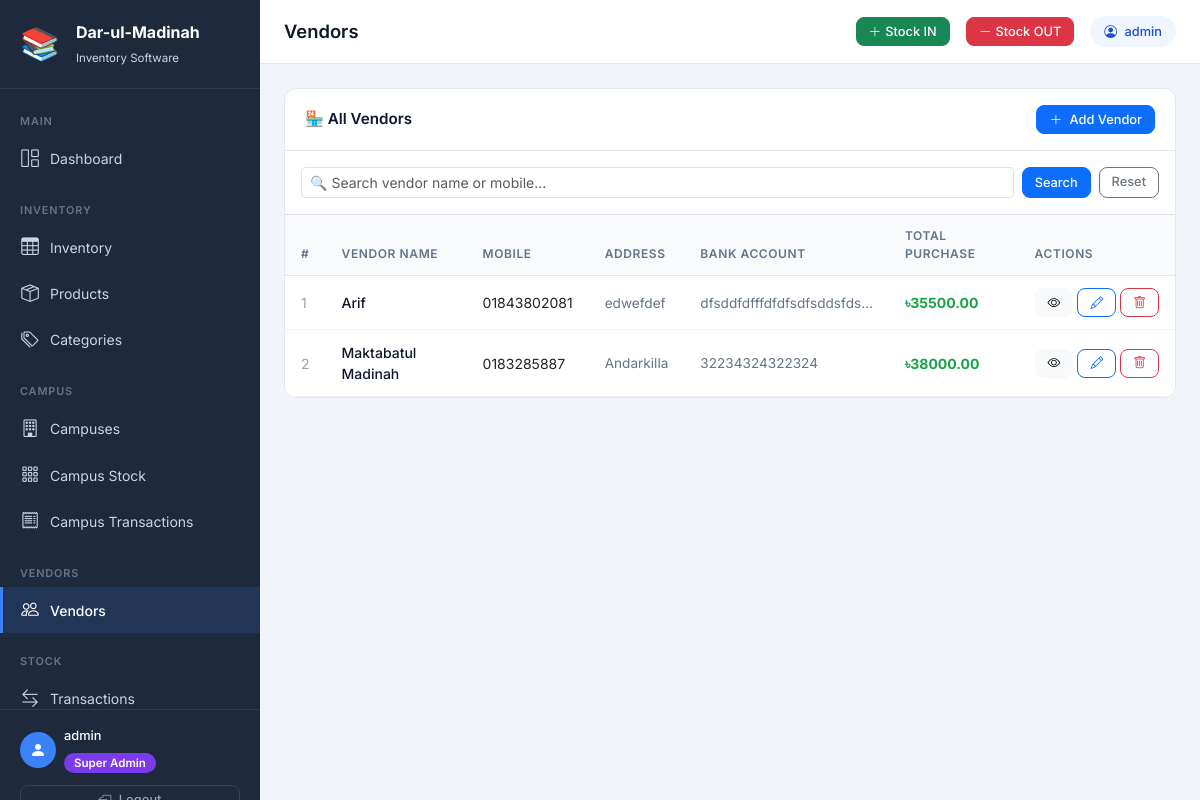
Page /vendors/ (signed in) on the committed database.
### inventory/models.py (models this page shows, shortened)
class Vendor(models.Model):
    name = models.CharField(max_length=200, verbose_name="Vendor Name")
    mobile = models.CharField(max_length=20, verbose_name="Mobile Number")
    address = models.TextField(blank=True, null=True, verbose_name="Address")
    bank_account = models.CharField(
        max_length=200, blank=True, null=True,
        verbose_name="Bank Account Details"
    )
    created_at = models.DateTimeField(auto_now_add=True)
    class Meta:
        verbose_name = "Vendor"
        verbose_name_plural = "Vendors"
        ordering = ['name']
    def total_purchase_amount(self):
        total = 0
        for log in self.stock_logs.filter(transaction_type='IN'):
            total += log.quantity * log.product.purchase_price
        return total

class StockLog(models.Model):
    STOCK_IN = 'IN'
    STOCK_OUT = 'OUT'
    TYPE_CHOICES = [
        (STOCK_IN, 'Stock IN (Purchase/Receive)'),
        (STOCK_OUT, 'Stock OUT (Sale/Issue)'),
    ]
    product = models.ForeignKey(
        Product, on_delete=models.CASCADE,
        related_name='stock_logs', verbose_name="Product"
    )
    transaction_type = models.CharField(
        max_length=3, choices=TYPE_CHOICES,
        verbose_name="Transaction Type"
    )
    quantity = models.PositiveIntegerField(verbose_name="Quantity")
    vendor = models.ForeignKey(
        Vendor, on_delete=models.SET_NULL,
        null=True, blank=True,
        related_name='stock_logs', verbose_name="Vendor"
    )
    note = models.TextField(blank=True, null=True, verbose_name="Note/Reason")
    voucher_number = models.CharField(
        max_length=50, unique=True, blank=True,
        verbose_name="Voucher Number"
    )
    created_by = models.ForeignKey(
        User, on_delete=models.SET_NULL,
        null=True, blank=True, verbose_name="Created By"
    )
    created_at = models.DateTimeField(
        default=timezone.now, verbose_name="Date & Time"
    )
    class Meta:
        verbose_name = "Stock Log"
        verbose_name_plural = "Stock Logs"
        ordering = ['-created_at']

class Product(models.Model):
    name = models.CharField(max_length=200, verbose_name="Product Name")
    category = models.ForeignKey(
        Category, on_delete=models.PROTECT,
        related_name='products', verbose_name="Category"
    )
    purchase_price = models.DecimalField(
        max_digits=10, decimal_places=2,
        verbose_name="Purchase Price (৳)"
    )
    selling_price = models.DecimalField(
        max_digits=10, decimal_places=2,
        verbose_name="Selling Price (৳)"
    )
    quantity = models.PositiveIntegerField(default=0, verbose_name="Current Stock")
    opening_stock = models.PositiveIntegerField(default=0, verbose_name="Opening Stock")
    low_stock_threshold = models.PositiveIntegerField(
        default=10, verbose_name="Low Stock Alert Threshold"
    )
    vendor = models.ForeignKey(
        'Vendor', on_delete=models.SET_NULL,
        null=True, blank=True,
        related_name='products', verbose_name="Vendor"
    )
    description = models.TextField(blank=True, null=True, verbose_name="Description")
    created_at = models.DateTimeField(auto_now_add=True)
    updated_at = models.DateTimeField(auto_now=True)
    class Meta:
        verbose_name = "Product"
        verbose_name_plural = "Products"
        ordering = ['name']

### inventory/views.py (the view)
# urls.py: path('vendors/', views.vendor_list, name='vendor_list'),
@login_required
def vendor_list(request):
    if not is_super_admin(request.user):
        messages.error(request, '❌ Access denied!')
        return redirect('dashboard')
    query = request.GET.get('q', '')
    vendors = Vendor.objects.all().order_by('name')
    if query:
        vendors = vendors.filter(
            Q(name__icontains=query) | Q(mobile__icontains=query)
        )
    paginator = Paginator(vendors, 10)
    page_obj = paginator.get_page(request.GET.get('page'))
    return render(request, 'inventory/vendor_list.html', {
        'page_obj': page_obj,
        'query': query,
        'page_title': 'Vendors',
    })

### inventory/views.py (called while the page is built)
def is_super_admin(user):
    return user.is_superuser or user.is_staff

### inventory/templates/inventory/vendor_list.html (shortened to what this page needs)
{% extends "inventory/base.html" %}
{% block content %}
<div class="table-card">
    <div class="table-card-header">
        <h5>🏪 All Vendors</h5>
        <a href="{% url 'vendor_create' %}" class="btn btn-primary btn-sm">
            <i class="bi bi-plus-lg me-1"></i> Add Vendor
        </a>
    </div>
    <div class="p-3 border-bottom">
        <form method="get" class="d-flex gap-2">
            <input type="text" name="q" value="{{ query }}"
                class="form-control form-control-sm"
                placeholder="🔍 Search vendor name or mobile...">
            <button type="submit" class="btn btn-primary btn-sm">Search</button>
            <a href="{% url 'vendor_list' %}" class="btn btn-outline-secondary btn-sm">Reset</a>
        </form>
    </div>
    <div style="overflow-x:auto;">
        <table class="table table-hover mb-0">
            <thead>
                <tr>
                    <th>#</th>
                    <th>Vendor Name</th>
                    <th>Mobile</th>
                    <th>Address</th>
                    <th>Bank Account</th>
                    <th>Total Purchase</th>
                    <th>Actions</th>
                </tr>
            </thead>
            <tbody>
                {% for vendor in page_obj %}
                <tr>
                    <td style="color:#94a3b8;">{{ forloop.counter }}</td>
                    <td>
                        <a href="{% url 'vendor_detail' vendor.pk %}"
                            style="font-weight:500;color:#0f172a;text-decoration:none;">
                            {{ vendor.name }}
                        </a>
                    </td>
                    <td>{{ vendor.mobile }}</td>
                    <td style="color:#64748b;font-size:0.85rem;">
                        {{ vendor.address|default:"—"|truncatechars:30 }}
                    </td>
                    <td style="color:#64748b;font-size:0.85rem;">
                        {{ vendor.bank_account|default:"—"|truncatechars:25 }}
                    </td>
                    <td>
                        <strong style="color:#16a34a;">
                            ৳{{ vendor.total_purchase_amount|floatformat:2 }}
                        </strong>
                    </td>
                    <td>
                        <div class="d-flex gap-1">
                            <a href="{% url 'vendor_detail' vendor.pk %}"
                                class="btn btn-sm btn-light" title="View">
                                <i class="bi bi-eye"></i>
                            </a>
                            <a href="{% url 'vendor_edit' vendor.pk %}"
                                class="btn btn-sm btn-outline-primary" title="Edit">
                                <i class="bi bi-pencil"></i>
                            </a>
                            <a href="{% url 'vendor_delete' vendor.pk %}"
                                class="btn btn-sm btn-outline-danger" title="Delete">
                                <i class="bi bi-trash"></i>
                            </a>
                        </div>
                    </td>
                </tr>
                {% endfor %}
            </tbody>
        </table>
    </div>
</div>
{% endblock %}

### inventory/templates/inventory/base.html (shortened to what this page needs)
<!DOCTYPE html>
<html lang="en">
<head>
    <link href="https://cdn.jsdelivr.net/npm/bootstrap@5.3.0/dist/css/bootstrap.min.css" rel="stylesheet">
    <link href="https://cdn.jsdelivr.net/npm/bootstrap-icons@1.11.0/font/bootstrap-icons.css" rel="stylesheet">
</head>
<body>
<aside class="sidebar">
    <a href="{% url 'dashboard' %}" class="sidebar-brand d-flex align-items-center gap-3">
        <div class="brand-icon">📚</div>
        <div>
            <span class="brand-title">Dar-ul-Madinah</span>
            <span class="brand-sub">
                {% if request.user.is_superuser or request.user.is_staff %}
                    Inventory Software
                {% else %}
                    Campus Portal
                {% endif %}
            </span>
        </div>
    </a>
    <nav class="sidebar-nav">
        <span class="nav-section-label">Main</span>
        <a href="{% url 'dashboard' %}" class="sidebar-link {% if request.resolver_match.url_name == 'dashboard' %}active{% endif %}">
            <i class="bi bi-grid-1x2"></i> Dashboard
        </a>
        {% if request.user.is_superuser or request.user.is_staff %}
        <span class="nav-section-label mt-2">Inventory</span>
        <a href="{% url 'inventory_overview' %}" class="sidebar-link {% if request.resolver_match.url_name == 'inventory_overview' %}active{% endif %}">
            <i class="bi bi-table"></i> Inventory
        </a>
        <a href="{% url 'product_list' %}" class="sidebar-link {% if 'product' in request.resolver_match.url_name %}active{% endif %}">
            <i class="bi bi-box-seam"></i> Products
        </a>
        <a href="{% url 'category_list' %}" class="sidebar-link {% if 'category' in request.resolver_match.url_name %}active{% endif %}">
            <i class="bi bi-tags"></i> Categories
        </a>
        <span class="nav-section-label mt-2">Campus</span>
        <a href="{% url 'campus_list' %}" class="sidebar-link ">
            <i class="bi bi-building"></i> Campuses
        </a>
        <a href="{% url 'campus_stock_dashboard' %}" class="sidebar-link {% if request.resolver_match.url_name == 'campus_stock_dashboard' %}active{% endif %}">
            <i class="bi bi-grid-3x3-gap"></i> Campus Stock
        </a>
        <a href="{% url 'campus_transaction_report' %}" class="sidebar-link {% if request.resolver_match.url_name == 'campus_transaction_report' %}active{% endif %}">
            <i class="bi bi-receipt"></i> Campus Transactions
        </a>
        <span class="nav-section-label mt-2">Vendors</span>
        <a href="{% url 'vendor_list' %}" class="sidebar-link {% if 'vendor' in request.resolver_match.url_name %}active{% endif %}">
            <i class="bi bi-people"></i> Vendors
        </a>
        <span class="nav-section-label mt-2">Stock</span>
        <a href="{% url 'stock_log_list' %}" class="sidebar-link {% if request.resolver_match.url_name == 'stock_log_list' %}active{% endif %}">
            <i class="bi bi-arrow-left-right"></i> Transactions
        </a>
        {% endif %}
    </nav>
    <div class="sidebar-footer">
        <div class="d-flex align-items-center gap-2 mb-2">
            <div style="width:36px;height:36px;background:#3b82f6;border-radius:50%;display:flex;align-items:center;justify-content:center;">
                <i class="bi bi-person-fill text-white" style="font-size:1rem;"></i>
            </div>
            <div>
                <div style="color:#fff;font-size:0.8rem;font-weight:500;">
                    {{ request.user.get_full_name|default:request.user.username }}
                </div>
                <div class="mt-1">
                    {% if request.user.is_superuser or request.user.is_staff %}
                        <span class="role-badge-super">Super Admin</span>
                    {% else %}
                        <span class="role-badge-campus">Campus Admin</span>
                    {% endif %}
                </div>
            </div>
        </div>
        <a href="{% url 'logout' %}" class="btn btn-sm btn-outline-secondary w-100 mt-1" style="border-color:#334155;color:#94a3b8;">
            <i class="bi bi-box-arrow-left me-1"></i> Logout
        </a>
    </div>
</aside>
<div class="main-wrapper">
    <div class="top-navbar">
        <h1 class="page-heading flex-grow-1">
            {% block page_heading %}{{ page_title|default:"Dashboard" }}{% endblock %}
        </h1>
        {% if request.user.is_superuser or request.user.is_staff %}
            <a href="{% url 'stock_in' %}" class="btn btn-sm btn-success d-none d-md-flex align-items-center gap-1">
                <i class="bi bi-plus-lg"></i> Stock IN
            </a>
            <a href="{% url 'stock_out' %}" class="btn btn-sm btn-danger d-none d-md-flex align-items-center gap-1">
                <i class="bi bi-dash-lg"></i> Stock OUT
            </a>
        {% endif %}
        <div class="user-badge d-none d-md-block">
            <i class="bi bi-person-circle me-1"></i> {{ request.user.username }}
        </div>
    </div>
    <main class="page-content">
        {% block content %}{% endblock %}
    </main>
</div>
</body>
</html>

### inventory/templates/inventory/base.html (style rules this page uses)
:root { --sidebar-width: 260px; --sidebar-bg: #1e293b; --sidebar-text: #cbd5e1; --sidebar-active: #3b82f6; }
* { font-family: 'Inter', sans-serif; }
body { background-color: #f1f5f9; min-height: 100vh; }
.sidebar { width: var(--sidebar-width); min-height: 100vh; background: var(--sidebar-bg); position: fixed; top: 0; left: 0; z-index: 1000; display: flex; flex-direction: column; }
.sidebar-brand { padding: 20px; border-bottom: 1px solid rgba(255,255,255,0.08); text-decoration: none; }
.brand-title { color: #fff; font-size: 1rem; font-weight: 700; display: block; }
.brand-sub { color: var(--sidebar-text); font-size: 0.72rem; }
.brand-icon { font-size: 2rem; color: var(--sidebar-active); }
.sidebar-nav { flex: 1; padding: 12px 0; overflow-y: auto; overflow-x: hidden; max-height: calc(100vh - 180px); }
.nav-section-label { color: #64748b; font-size: 0.68rem; font-weight: 600; text-transform: uppercase; letter-spacing: 0.08em; padding: 12px 20px 6px; display: block; }
.sidebar-link { display: flex; align-items: center; gap: 10px; padding: 10px 20px; color: var(--sidebar-text); text-decoration: none; font-size: 0.875rem; transition: all 0.15s ease; position: relative; }
.sidebar-link.active { background: rgba(59,130,246,0.15); color: #fff; font-weight: 500; }
.sidebar-link.active::before { content: ''; position: absolute; left: 0; top: 0; bottom: 0; width: 3px; background: var(--sidebar-active); }
.sidebar-link i { font-size: 1.1rem; width: 20px; text-align: center; }
.sidebar-footer { padding: 16px 20px; border-top: 1px solid rgba(255,255,255,0.08); }
.main-wrapper { margin-left: var(--sidebar-width); min-height: 100vh; display: flex; flex-direction: column; }
.top-navbar { background: #fff; border-bottom: 1px solid #e2e8f0; height: 64px; display: flex; align-items: center; padding: 0 24px; gap: 16px; position: sticky; top: 0; z-index: 100; }
.page-heading { font-size: 1.15rem; font-weight: 600; color: #0f172a; margin: 0; }
.user-badge { background: #eff6ff; color: #1d4ed8; padding: 6px 14px; border-radius: 20px; font-size: 0.8rem; font-weight: 500; }
.role-badge-super { background: #7c3aed; color: #fff; padding: 3px 10px; border-radius: 20px; font-size: 0.72rem; font-weight: 600; }
.page-content { flex: 1; padding: 24px; }
.table-card { background: #fff; border-radius: 12px; border: 1px solid #e2e8f0; overflow: hidden; }
.table-card-header { padding: 16px 20px; border-bottom: 1px solid #e2e8f0; display: flex; align-items: center; justify-content: space-between; gap: 12px; }
.table-card-header h5 { margin: 0; font-size: 0.95rem; font-weight: 600; color: #0f172a; }
.table thead th { background: #f8fafc; color: #64748b; font-size: 0.75rem; font-weight: 600; text-transform: uppercase; letter-spacing: 0.05em; border-bottom: 1px solid #e2e8f0; padding: 12px 16px; }
.table tbody td { padding: 12px 16px; vertical-align: middle; border-bottom: 1px solid #f1f5f9; font-size: 0.875rem; }
.btn { border-radius: 8px; font-weight: 500; font-size: 0.875rem; }
.btn-sm { font-size: 0.8rem; padding: 4px 12px; }

### rows in the picture
Vendor: name "Arif", mobile "01843802081", address "edwefdef", bank_account "dfsddfdfffdfdfsdfsddsfds…", total_purchase_amount "35500.00"
Vendor: name "Maktabatul Madinah", mobile "0183285887", address "Andarkilla", bank_account "32234324322324", total_purchase_amount "38000.00"

### other values in the picture
{{ request.user.get_full_name|default:request.user.username }} "admin"
{{ page_title|default:"Dashboard" }} "Vendors"
{{ request.user.username }} "admin"
